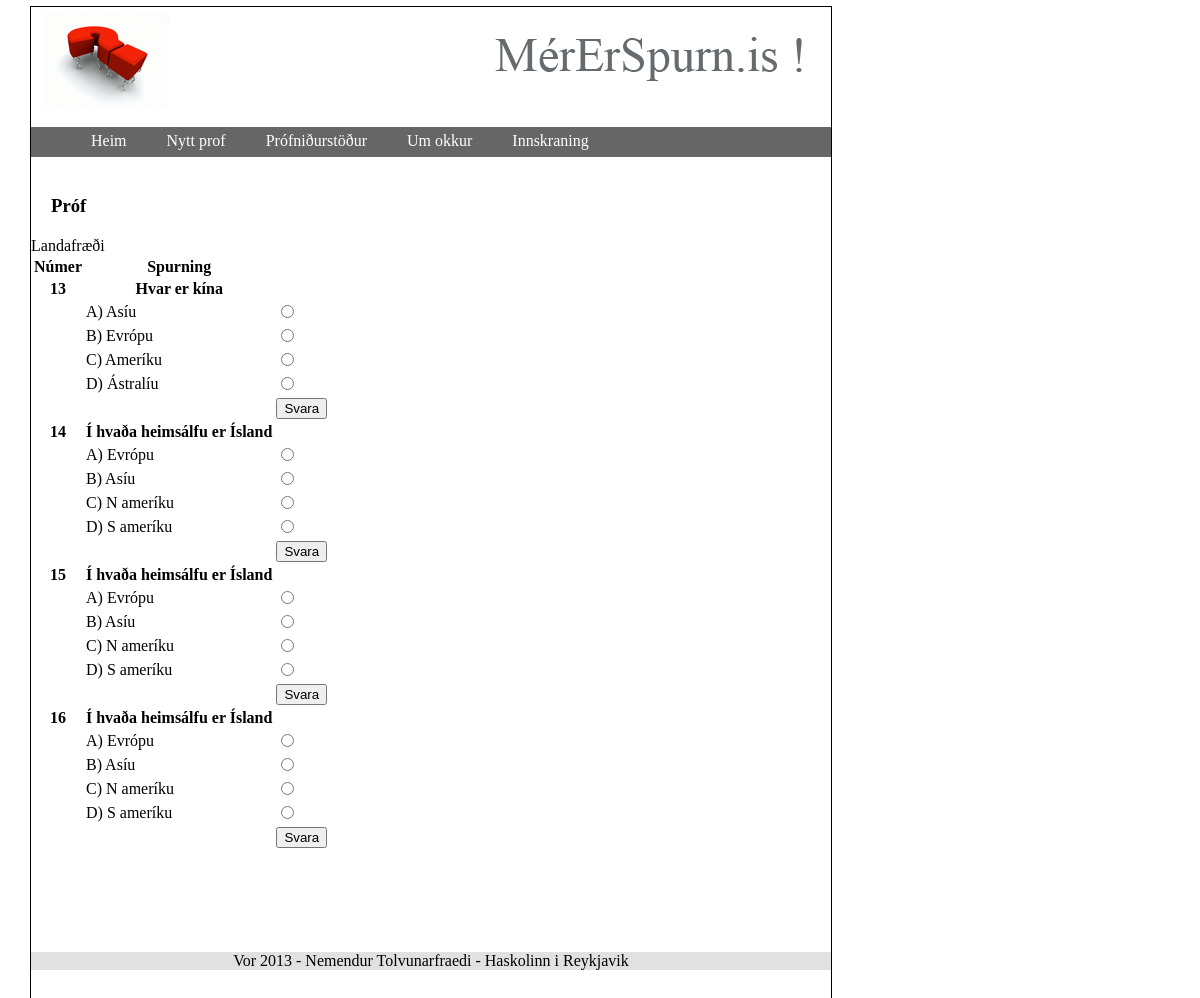
Page /exam/23/ (signed in) on the committed database.
### Exams/models.py (models this page shows)
class Questions(models.Model):
    exam = models.ForeignKey(Exams)
    question = models.CharField(max_length=256)
    answerA = models.CharField(max_length=256)
    answerB = models.CharField(max_length=256)
    answerC = models.CharField(max_length=256)
    answerD = models.CharField(max_length=256)
    correct_answer = models.CharField(max_length=1)

### Exams/views.py (the view)
# urls.py: url(r'exam/(\d+)/$', 'Exams.views.exam_details', name='exam'),
@login_required
def exam_details(request, exam_id):
    e = Exams.objects.get(pk=exam_id)
    q = Questions.objects.filter(exam=exam_id)
    u = request.user
    model = {"exams" : e, "questions" : q, "user" : u}
    return render_to_response("exam.html", model)

### MyTestSite/templates/exam.html (shortened to what this page needs)
{% extends 'index.html' %}
{% block content %}
        <header>
            <h3>Pr&oacute;f</h3>
        </header>
        <table>
        <th>N&uacute;mer</th>
        <th>Spurning</th>
            {%for q in questions%}
        <form action="/useranswers" method="post" accept-charset="utf-8">
            <tr>
                <th>{{q.id}}</th>
                <th>{{q.question}}</th>
                <th></th>
            </tr>
            <tr>
                <td><input type="hidden" name="eid" value="{{exams.id}}">
                <input type="hidden" name="qid" value="{{q.id}}"></td>
                <td>A) {{q.answerA}}</td>
                <td><input type="radio" name="val" value="A"></td>
            </tr>
            <tr>
                <td></td>
                <td>B) {{q.answerB}}</td>
                <td><input type="radio" name="val" value="B"></td>
            </tr>
            <tr>
                <td></td>
                <td>C) {{q.answerC}}</td>
                <td><input type="radio" name="val" value="C"></td>
            </tr>
            <tr>
                <td></td>
                <td>D) {{q.answerD}}</td>
                <td><input type="radio" name="val" value="D"></td>
            </tr>
            <tr>
                <td></td>
                <td></td>
                <td><input type="submit" value="Svara"></td>
            </tr>
           </form>
            {%endfor%}
        </table>
{% endblock %}

### MyTestSite/templates/scripts/exams.css (style rules this page uses)
body { border: 1px solid black; margin: 6px 30px 6px 30px; position: fixed; width: 800px; height: 1000px; }
h3 { margin: 20px; }

### rows in the picture
Questions: id "13", question "Hvar er kína", answerA "Asíu", answerB "Evrópu", answerC "Ameríku", answerD "Ástralíu"
Questions: id "14", question "Í hvaða heimsálfu er Ísland", answerA "Evrópu", answerB "Asíu", answerC "N ameríku", answerD "S ameríku"
Questions: id "15", question "Í hvaða heimsálfu er Ísland", answerA "Evrópu", answerB "Asíu", answerC "N ameríku", answerD "S ameríku"
Questions: id "16", question "Í hvaða heimsálfu er Ísland", answerA "Evrópu", answerB "Asíu", answerC "N ameríku", answerD "S ameríku"
